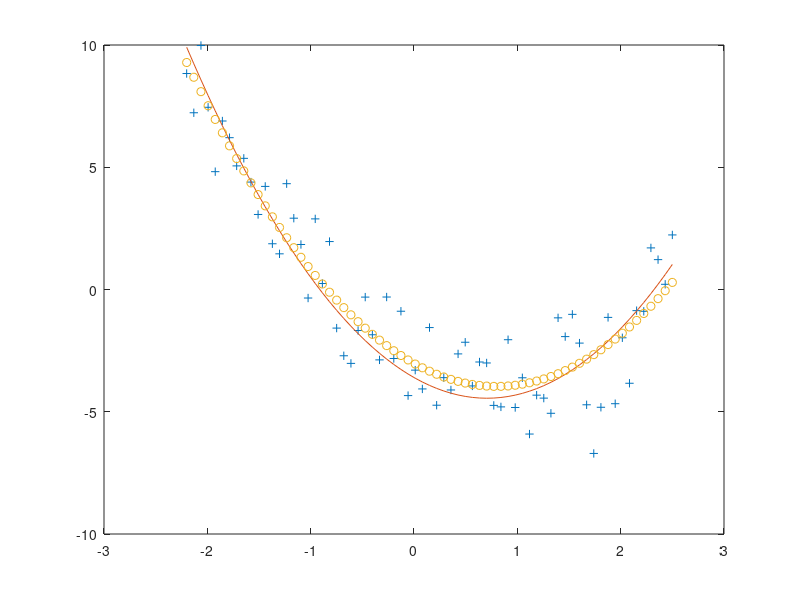

Here is the MATLAB script that generated this plot:
clc;
clear;

% Input
x_min = -2.2; 
x_max = 2.5;
n = 69;
a1 = 1.7; a2 = -2.4; a3 = -3.6;
s=1.5;

X = (x_min : (x_max - x_min) / (n - 1) : x_max)';
y = a3 + a2 * X + a1 * X.^2;

% Experimental data generation
Z = s * randn(n, 1); 
Y = y + Z;
% Control:
plot(X, y, X, Y, '+');

% Reсovering the function y in the matlab package.
m=2;
an = polyfit(X, Y, m);
Yn = polyval(an, X);
% Control:
plot(X, Y, '+', X, y, X, Yn, 'o');

e = Yn - Y;
sp = e' * Yn;
sn = sqrt(e' * e / (n - 2));
% Output
printf("Real coefficients: %d, %d, %d\n", a1, a2, a3);
printf("Сalculated coefficients: %d, %d, %d\n", an(1), an(2), an(3));
printf("Scalar product: %d\n", sp);
printf("Real noise level: %d\n", s);
printf("Calculated noise level: %d\n", sn);